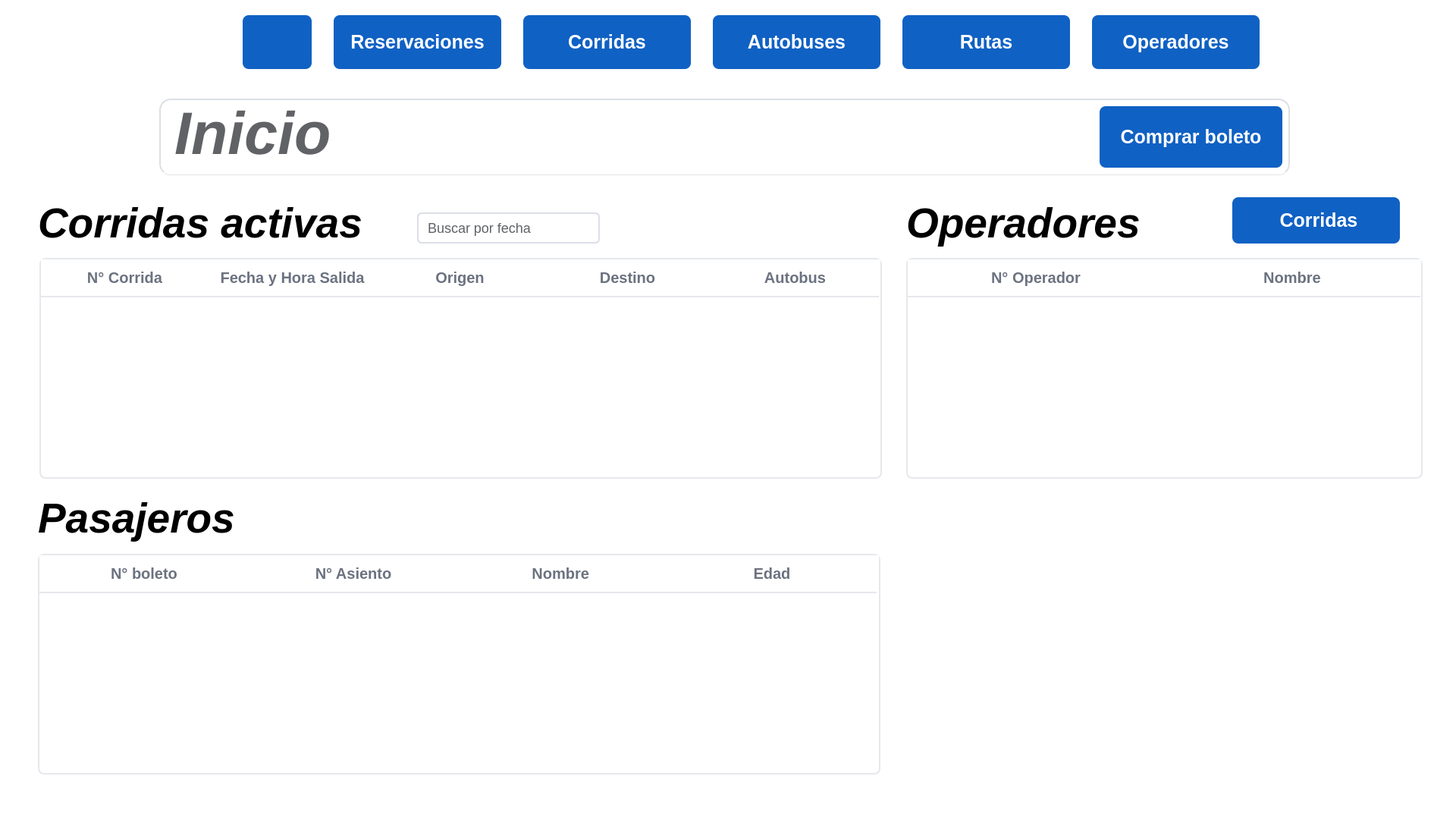
<?xml version="1.0" encoding="UTF-8"?>
<ui version="4.0">
 <class>pagina_inicio</class>
 <widget class="QWidget" name="pagina_inicio">
  <property name="geometry">
   <rect>
    <x>0</x>
    <y>0</y>
    <width>1920</width>
    <height>1102</height>
   </rect>
  </property>
  <property name="windowTitle">
   <string>TCN</string>
  </property>
  <property name="styleSheet">
   <string notr="true">background-color: rgb(255, 255, 255);</string>
  </property>
  <widget class="QWidget" name="widget_opfiltro_2" native="true">
   <property name="geometry">
    <rect>
     <x>210</x>
     <y>130</y>
     <width>1491</width>
     <height>101</height>
    </rect>
   </property>
   <property name="styleSheet">
    <string notr="true">background-color: #ffffff;
border: 2px solid #dcdfe6;
border-radius: 15px;
gridline-color: #e0e0e0;
outline: none;
color: #606266;
border-radius: 15px;
border-bottom: 1px solid #E3E3E3;

</string>
   </property>
   <widget class="QLabel" name="label_estatico_titulo">
    <property name="geometry">
     <rect>
      <x>20</x>
      <y>10</y>
      <width>551</width>
      <height>71</height>
     </rect>
    </property>
    <property name="font">
     <font>
      <pointsize>59</pointsize>
      <italic>true</italic>
      <bold>true</bold>
     </font>
    </property>
    <property name="styleSheet">
     <string notr="true">border:none</string>
    </property>
    <property name="text">
     <string>Inicio</string>
    </property>
   </widget>
   <widget class="QPushButton" name="boton_comprarboleto">
    <property name="geometry">
     <rect>
      <x>1240</x>
      <y>10</y>
      <width>241</width>
      <height>81</height>
     </rect>
    </property>
    <property name="font">
     <font>
      <pointsize>-1</pointsize>
      <bold>true</bold>
     </font>
    </property>
    <property name="styleSheet">
     <string notr="true">QPushButton{
	background: #1061C4;
	color:WHITE;
	border:none;
	border-radius: 8px;
	font-weight: bold;
	font-size: 25px;
}

QPushButton:hover {
    background-color: #0D4FAB;    
}

QPushButton:pressed {
    background-color: #0A3F8A;     
}</string>
    </property>
    <property name="text">
     <string>Comprar boleto</string>
    </property>
    <property name="icon">
     <iconset>
      <normaloff>recursos/recursos_empresa/boleto.png</normaloff>recursos/recursos_empresa/boleto.png</iconset>
    </property>
    <property name="iconSize">
     <size>
      <width>30</width>
      <height>30</height>
     </size>
    </property>
   </widget>
  </widget>
  <widget class="QLabel" name="label_estatico_operadores">
   <property name="geometry">
    <rect>
     <x>1195</x>
     <y>260</y>
     <width>318</width>
     <height>68</height>
    </rect>
   </property>
   <property name="font">
    <font>
     <pointsize>41</pointsize>
     <italic>true</italic>
     <bold>true</bold>
    </font>
   </property>
   <property name="text">
    <string>Operadores</string>
   </property>
  </widget>
  <widget class="QTableWidget" name="QtableWidget_operadores">
   <property name="geometry">
    <rect>
     <x>1195</x>
     <y>340</y>
     <width>681</width>
     <height>291</height>
    </rect>
   </property>
   <property name="layoutDirection">
    <enum>Qt::LayoutDirection::LeftToRight</enum>
   </property>
   <property name="styleSheet">
    <string notr="true">QTableView {
    background: #ffffff;
    border: 2px solid #e6e8ec;
    border-radius: 8px;
    gridline-color: #f1f1f3;
    selection-background-color: #e8f0fe;
    selection-color: #1a1a1a;
    font-size: 18px;
    color: #333;
    alternate-background-color: #fafbff;
    show-grid: false;
}

QTableView::item {
    padding: 8px 12px;
    border: 0px;
}

QTableView::item:hover {
    background: #f5f8ff;
}

QTableView::item:selected {
    background: #e2edff;
    color: #1a1a1a;
}

QHeaderView::section {
    background: #ffffff;
    color: #6b7280;
    padding: 10px 12px;
    border: 0;
    border-bottom: 2px solid #e6e8ec;
    font-size: 20px;
    font-weight: 600;
}

QHeaderView::section:hover {
    background: #f7f9fc;
}

QHeaderView {
    background: #ffffff;
    border: 0;
}

QTableView::indicator {
    width: 18px;
    height: 18px;
}

QHeaderView::section:first {
    border-top-left-radius: 15px;
}

QHeaderView::section:last {
    border-top-right-radius: 15px;
}


QScrollBar:vertical {
    background: transparent;
    width: 10px;
    margin: 0px;
}

QScrollBar::handle:vertical {
    background: #cfd3da;
    min-height: 25px;
    border-radius: 5px;
}

QScrollBar::handle:vertical:hover {
    background: #b5bac4;
}

QScrollBar::add-line,
QScrollBar::sub-line {
    background: none;
    height: 0px;
}
</string>
   </property>
   <property name="verticalScrollBarPolicy">
    <enum>Qt::ScrollBarPolicy::ScrollBarAlwaysOff</enum>
   </property>
   <property name="horizontalScrollBarPolicy">
    <enum>Qt::ScrollBarPolicy::ScrollBarAlwaysOff</enum>
   </property>
   <attribute name="horizontalHeaderDefaultSectionSize">
    <number>338</number>
   </attribute>
   <attribute name="verticalHeaderVisible">
    <bool>false</bool>
   </attribute>
   <column>
    <property name="text">
     <string>N° Operador</string>
    </property>
   </column>
   <column>
    <property name="text">
     <string>Nombre</string>
    </property>
   </column>
  </widget>
  <widget class="QTableWidget" name="QtableWidget_corridasact">
   <property name="geometry">
    <rect>
     <x>52</x>
     <y>340</y>
     <width>1111</width>
     <height>291</height>
    </rect>
   </property>
   <property name="layoutDirection">
    <enum>Qt::LayoutDirection::LeftToRight</enum>
   </property>
   <property name="styleSheet">
    <string notr="true">QTableView {
    background: #ffffff;
    border: 2px solid #e6e8ec;
    border-radius: 8px;
    gridline-color: #f1f1f3;
    selection-background-color: #e8f0fe;
    selection-color: #1a1a1a;
    font-size: 18px;
    color: #333;
    alternate-background-color: #fafbff;
    show-grid: false;
}

QTableView::item {
    padding: 8px 12px;
    border: 0px;
}

QTableView::item:hover {
    background: #f5f8ff;
}

QTableView::item:selected {
    background: #e2edff;
    color: #1a1a1a;
}

QHeaderView::section {
    background: #ffffff;
    color: #6b7280;
    padding: 10px 12px;
    border: 0;
    border-bottom: 2px solid #e6e8ec;
    font-size: 20px;
    font-weight: 600;
}

QHeaderView::section:hover {
    background: #f7f9fc;
}

QHeaderView {
    background: #ffffff;
    border: 0;
}

QTableView::indicator {
    width: 18px;
    height: 18px;
}

QHeaderView::section:first {
    border-top-left-radius: 15px;
}

QHeaderView::section:last {
    border-top-right-radius: 15px;
}


QScrollBar:vertical {
    background: transparent;
    width: 10px;
    margin: 0px;
}

QScrollBar::handle:vertical {
    background: #cfd3da;
    min-height: 25px;
    border-radius: 5px;
}

QScrollBar::handle:vertical:hover {
    background: #b5bac4;
}

QScrollBar::add-line,
QScrollBar::sub-line {
    background: none;
    height: 0px;
}
</string>
   </property>
   <property name="verticalScrollBarPolicy">
    <enum>Qt::ScrollBarPolicy::ScrollBarAlwaysOff</enum>
   </property>
   <property name="horizontalScrollBarPolicy">
    <enum>Qt::ScrollBarPolicy::ScrollBarAlwaysOff</enum>
   </property>
   <attribute name="horizontalHeaderDefaultSectionSize">
    <number>221</number>
   </attribute>
   <attribute name="verticalHeaderVisible">
    <bool>false</bool>
   </attribute>
   <column>
    <property name="text">
     <string>N° Corrida</string>
    </property>
   </column>
   <column>
    <property name="text">
     <string>Fecha y Hora Salida</string>
    </property>
   </column>
   <column>
    <property name="text">
     <string>Origen</string>
    </property>
   </column>
   <column>
    <property name="text">
     <string>Destino</string>
    </property>
   </column>
   <column>
    <property name="text">
     <string>Autobus</string>
    </property>
   </column>
  </widget>
  <widget class="QLabel" name="label_estatico_corridas">
   <property name="geometry">
    <rect>
     <x>50</x>
     <y>260</y>
     <width>448</width>
     <height>68</height>
    </rect>
   </property>
   <property name="font">
    <font>
     <pointsize>41</pointsize>
     <italic>true</italic>
     <bold>true</bold>
    </font>
   </property>
   <property name="text">
    <string>Corridas activas</string>
   </property>
  </widget>
  <widget class="QComboBox" name="comboBox_bfecha">
   <property name="geometry">
    <rect>
     <x>550</x>
     <y>280</y>
     <width>241</width>
     <height>41</height>
    </rect>
   </property>
   <property name="font">
    <font>
     <pointsize>-1</pointsize>
    </font>
   </property>
   <property name="styleSheet">
    <string notr="true">
QComboBox {
    background-color: #ffffff;
    border: 2px solid #dcdfe6;
    border-radius: 6px;
    padding: 6px 12px;
    font-size: 18px;
    color: #606266;
    min-height: 18px;
}

QComboBox:hover {
    border-color: #c0c4cc;
}

QComboBox:focus {
    border-color: #409eff;
}

QComboBox::drop-down {
    border: none;
    width: 25px;
}

QComboBox::down-arrow {
    image: none;
    border-left: 4px solid transparent;
    border-right: 4px solid transparent;
    border-top: 4px solid #909399;
}

QComboBox QAbstractItemView {
    border: 1px solid #dcdfe6;
    border-radius: 6px;
    background-color: white;
    outline: none;
    selection-background-color: #409eff;
    selection-color: white;
}
</string>
   </property>
   <property name="placeholderText">
    <string>Buscar por fecha</string>
   </property>
  </widget>
  <widget class="QTableWidget" name="QtableWidget_pasajeros">
   <property name="geometry">
    <rect>
     <x>50</x>
     <y>730</y>
     <width>1111</width>
     <height>291</height>
    </rect>
   </property>
   <property name="layoutDirection">
    <enum>Qt::LayoutDirection::LeftToRight</enum>
   </property>
   <property name="styleSheet">
    <string notr="true">QTableView {
    background: #ffffff;
    border: 2px solid #e6e8ec;
    border-radius: 8px;
    gridline-color: #f1f1f3;
    selection-background-color: #e8f0fe;
    selection-color: #1a1a1a;
    font-size: 18px;
    color: #333;
    alternate-background-color: #fafbff;
    show-grid: false;
}

QTableView::item {
    padding: 8px 12px;
    border: 0px;
}

QTableView::item:hover {
    background: #f5f8ff;
}

QTableView::item:selected {
    background: #e2edff;
    color: #1a1a1a;
}

QHeaderView::section {
    background: #ffffff;
    color: #6b7280;
    padding: 10px 12px;
    border: 0;
    border-bottom: 2px solid #e6e8ec;
    font-size: 20px;
    font-weight: 600;
}

QHeaderView::section:hover {
    background: #f7f9fc;
}

QHeaderView {
    background: #ffffff;
    border: 0;
}

QTableView::indicator {
    width: 18px;
    height: 18px;
}

QHeaderView::section:first {
    border-top-left-radius: 15px;
}

QHeaderView::section:last {
    border-top-right-radius: 15px;
}


QScrollBar:vertical {
    background: transparent;
    width: 10px;
    margin: 0px;
}

QScrollBar::handle:vertical {
    background: #cfd3da;
    min-height: 25px;
    border-radius: 5px;
}

QScrollBar::handle:vertical:hover {
    background: #b5bac4;
}

QScrollBar::add-line,
QScrollBar::sub-line {
    background: none;
    height: 0px;
}
</string>
   </property>
   <property name="verticalScrollBarPolicy">
    <enum>Qt::ScrollBarPolicy::ScrollBarAlwaysOff</enum>
   </property>
   <property name="horizontalScrollBarPolicy">
    <enum>Qt::ScrollBarPolicy::ScrollBarAlwaysOff</enum>
   </property>
   <attribute name="horizontalHeaderDefaultSectionSize">
    <number>276</number>
   </attribute>
   <attribute name="verticalHeaderVisible">
    <bool>false</bool>
   </attribute>
   <column>
    <property name="text">
     <string>N° boleto</string>
    </property>
   </column>
   <column>
    <property name="text">
     <string>N° Asiento</string>
    </property>
   </column>
   <column>
    <property name="text">
     <string>Nombre </string>
    </property>
   </column>
   <column>
    <property name="text">
     <string>Edad</string>
    </property>
   </column>
  </widget>
  <widget class="QLabel" name="label_estatico_pasajeros">
   <property name="geometry">
    <rect>
     <x>50</x>
     <y>647</y>
     <width>269</width>
     <height>71</height>
    </rect>
   </property>
   <property name="font">
    <font>
     <pointsize>41</pointsize>
     <italic>true</italic>
     <bold>true</bold>
    </font>
   </property>
   <property name="text">
    <string>Pasajeros</string>
   </property>
  </widget>
  <widget class="QPushButton" name="boton_corridasoperadores">
   <property name="geometry">
    <rect>
     <x>1625</x>
     <y>260</y>
     <width>221</width>
     <height>61</height>
    </rect>
   </property>
   <property name="font">
    <font>
     <pointsize>-1</pointsize>
     <bold>true</bold>
    </font>
   </property>
   <property name="styleSheet">
    <string notr="true">QPushButton{
	background: #1061C4;
	color:WHITE;
	border:none;
	border-radius: 8px;
	font-weight: bold;
	font-size: 25px;
}

QPushButton:hover {
    background-color: #0D4FAB;    
}

QPushButton:pressed {
    background-color: #0A3F8A;     
}</string>
   </property>
   <property name="text">
    <string> Corridas</string>
   </property>
   <property name="icon">
    <iconset>
     <normaloff>../../recursos/recursos_empresa/autobus.png</normaloff>../../recursos/recursos_empresa/autobus.png</iconset>
   </property>
   <property name="iconSize">
    <size>
     <width>30</width>
     <height>30</height>
    </size>
   </property>
  </widget>
  <widget class="QLabel" name="label_estatico_operadores_2">
   <property name="geometry">
    <rect>
     <x>1240</x>
     <y>650</y>
     <width>621</width>
     <height>341</height>
    </rect>
   </property>
   <property name="font">
    <font>
     <pointsize>41</pointsize>
     <italic>true</italic>
     <bold>true</bold>
    </font>
   </property>
   <property name="text">
    <string/>
   </property>
   <property name="pixmap">
    <pixmap>recursos/recursos_empresa/irizar i6 blanco.png</pixmap>
   </property>
   <property name="scaledContents">
    <bool>true</bool>
   </property>
  </widget>
  <widget class="QWidget" name="header_autobuses" native="true">
   <property name="geometry">
    <rect>
     <x>0</x>
     <y>0</y>
     <width>1921</width>
     <height>111</height>
    </rect>
   </property>
   <property name="styleSheet">
    <string notr="true">QWidget {
    background: transparent;
    border: none;
    border-radius: 0px;
    padding: 0px;
    margin: 0px;
}</string>
   </property>
   <widget class="QPushButton" name="boton_rutas">
    <property name="geometry">
     <rect>
      <x>1190</x>
      <y>20</y>
      <width>221</width>
      <height>71</height>
     </rect>
    </property>
    <property name="font">
     <font>
      <pointsize>-1</pointsize>
      <bold>true</bold>
     </font>
    </property>
    <property name="styleSheet">
     <string notr="true">QPushButton{
	background: #1061C4;
	color:WHITE;
	border:none;
	border-radius: 8px;
	font-weight: bold;
	font-size:25px;
}

QPushButton:hover {
    background-color: #0D4FAB;    
}

QPushButton:pressed {
    background-color: #0A3F8A;     
}</string>
    </property>
    <property name="text">
     <string>Rutas</string>
    </property>
    <property name="icon">
     <iconset>
      <normaloff>recursos/recursos_empresa/entrega.png</normaloff>recursos/recursos_empresa/entrega.png</iconset>
    </property>
    <property name="iconSize">
     <size>
      <width>30</width>
      <height>30</height>
     </size>
    </property>
   </widget>
   <widget class="QPushButton" name="boton_corridas">
    <property name="geometry">
     <rect>
      <x>690</x>
      <y>20</y>
      <width>221</width>
      <height>71</height>
     </rect>
    </property>
    <property name="font">
     <font>
      <pointsize>-1</pointsize>
      <bold>true</bold>
     </font>
    </property>
    <property name="styleSheet">
     <string notr="true">QPushButton{
	background: #1061C4;
	color:WHITE;
	border:none;
	border-radius: 8px;
	font-weight: bold;
	font-size: 25px;
}

QPushButton:hover {
    background-color: #0D4FAB;    
}

QPushButton:pressed {
    background-color: #0A3F8A;     
}</string>
    </property>
    <property name="text">
     <string>Corridas</string>
    </property>
    <property name="icon">
     <iconset>
      <normaloff>recursos/recursos_empresa/calendario.png</normaloff>recursos/recursos_empresa/calendario.png</iconset>
    </property>
    <property name="iconSize">
     <size>
      <width>30</width>
      <height>30</height>
     </size>
    </property>
   </widget>
   <widget class="QPushButton" name="boton_operadores">
    <property name="geometry">
     <rect>
      <x>1440</x>
      <y>20</y>
      <width>221</width>
      <height>71</height>
     </rect>
    </property>
    <property name="font">
     <font>
      <pointsize>-1</pointsize>
      <bold>true</bold>
     </font>
    </property>
    <property name="styleSheet">
     <string notr="true">QPushButton{
	background: #1061C4;
	color:WHITE;
	border:none;
	border-radius: 8px;
	font-weight: bold;
	font-size: 25px;
}

QPushButton:hover {
    background-color: #0D4FAB;    
}

QPushButton:pressed {
    background-color: #0A3F8A;     
}</string>
    </property>
    <property name="text">
     <string>Operadores</string>
    </property>
    <property name="icon">
     <iconset>
      <normaloff>recursos/recursos_empresa/conductor.png</normaloff>recursos/recursos_empresa/conductor.png</iconset>
    </property>
    <property name="iconSize">
     <size>
      <width>30</width>
      <height>30</height>
     </size>
    </property>
   </widget>
   <widget class="QPushButton" name="boton_autobuses">
    <property name="geometry">
     <rect>
      <x>940</x>
      <y>20</y>
      <width>221</width>
      <height>71</height>
     </rect>
    </property>
    <property name="font">
     <font>
      <pointsize>-1</pointsize>
      <bold>true</bold>
     </font>
    </property>
    <property name="styleSheet">
     <string notr="true">QPushButton{
	background: #1061C4;
	color:WHITE;
	border:none;
	border-radius: 8px;
	font-weight: bold;
	font-size: 25px;
}

QPushButton:hover {
    background-color: #0D4FAB;    
}

QPushButton:pressed {
    background-color: #0A3F8A;     
}</string>
    </property>
    <property name="text">
     <string>Autobuses</string>
    </property>
    <property name="icon">
     <iconset>
      <normaloff>recursos/recursos_empresa/autobus.png</normaloff>recursos/recursos_empresa/autobus.png</iconset>
    </property>
    <property name="iconSize">
     <size>
      <width>30</width>
      <height>30</height>
     </size>
    </property>
   </widget>
   <widget class="QPushButton" name="boton_inicio">
    <property name="geometry">
     <rect>
      <x>320</x>
      <y>20</y>
      <width>91</width>
      <height>71</height>
     </rect>
    </property>
    <property name="font">
     <font>
      <pointsize>-1</pointsize>
      <bold>true</bold>
     </font>
    </property>
    <property name="styleSheet">
     <string notr="true">QPushButton{
	background: #1061C4;
	color:WHITE;
	border:none;
	border-radius: 8px;
	font-weight: bold;
	font-size: 25px;
}

QPushButton:hover {
    background-color: #0D4FAB;    
}

QPushButton:pressed {
    background-color: #0A3F8A;     
}</string>
    </property>
    <property name="text">
     <string/>
    </property>
    <property name="icon">
     <iconset>
      <normaloff>recursos/recursos_empresa/casa-silueta-negra-sin-puerta.png</normaloff>recursos/recursos_empresa/casa-silueta-negra-sin-puerta.png</iconset>
    </property>
    <property name="iconSize">
     <size>
      <width>30</width>
      <height>30</height>
     </size>
    </property>
   </widget>
   <widget class="QPushButton" name="boton_reservaciones">
    <property name="geometry">
     <rect>
      <x>440</x>
      <y>20</y>
      <width>221</width>
      <height>71</height>
     </rect>
    </property>
    <property name="font">
     <font>
      <pointsize>-1</pointsize>
      <bold>true</bold>
     </font>
    </property>
    <property name="styleSheet">
     <string notr="true">QPushButton{
	background: #1061C4;
	color:WHITE;
	border:none;
	border-radius: 8px;
	font-weight: bold;
	font-size: 25px;
}

QPushButton:hover {
    background-color: #0D4FAB;    
}

QPushButton:pressed {
    background-color: #0A3F8A;     
}</string>
    </property>
    <property name="text">
     <string>Reservaciones</string>
    </property>
    <property name="icon">
     <iconset>
      <normaloff>recursos/recursos_empresa/boleto.png</normaloff>recursos/recursos_empresa/boleto.png</iconset>
    </property>
    <property name="iconSize">
     <size>
      <width>30</width>
      <height>30</height>
     </size>
    </property>
   </widget>
   <widget class="QLabel" name="label">
    <property name="geometry">
     <rect>
      <x>30</x>
      <y>20</y>
      <width>211</width>
      <height>81</height>
     </rect>
    </property>
    <property name="styleSheet">
     <string notr="true">QLabel {
    background: transparent;
    border: none;
    border-radius: 0px;
    padding: 0px;
    margin: 0px;
}</string>
    </property>
    <property name="text">
     <string/>
    </property>
    <property name="pixmap">
     <pixmap>recursos/recursos_empresa/logo.png</pixmap>
    </property>
    <property name="scaledContents">
     <bool>true</bool>
    </property>
   </widget>
  </widget>
 </widget>
 <resources/>
 <connections/>
</ui>
